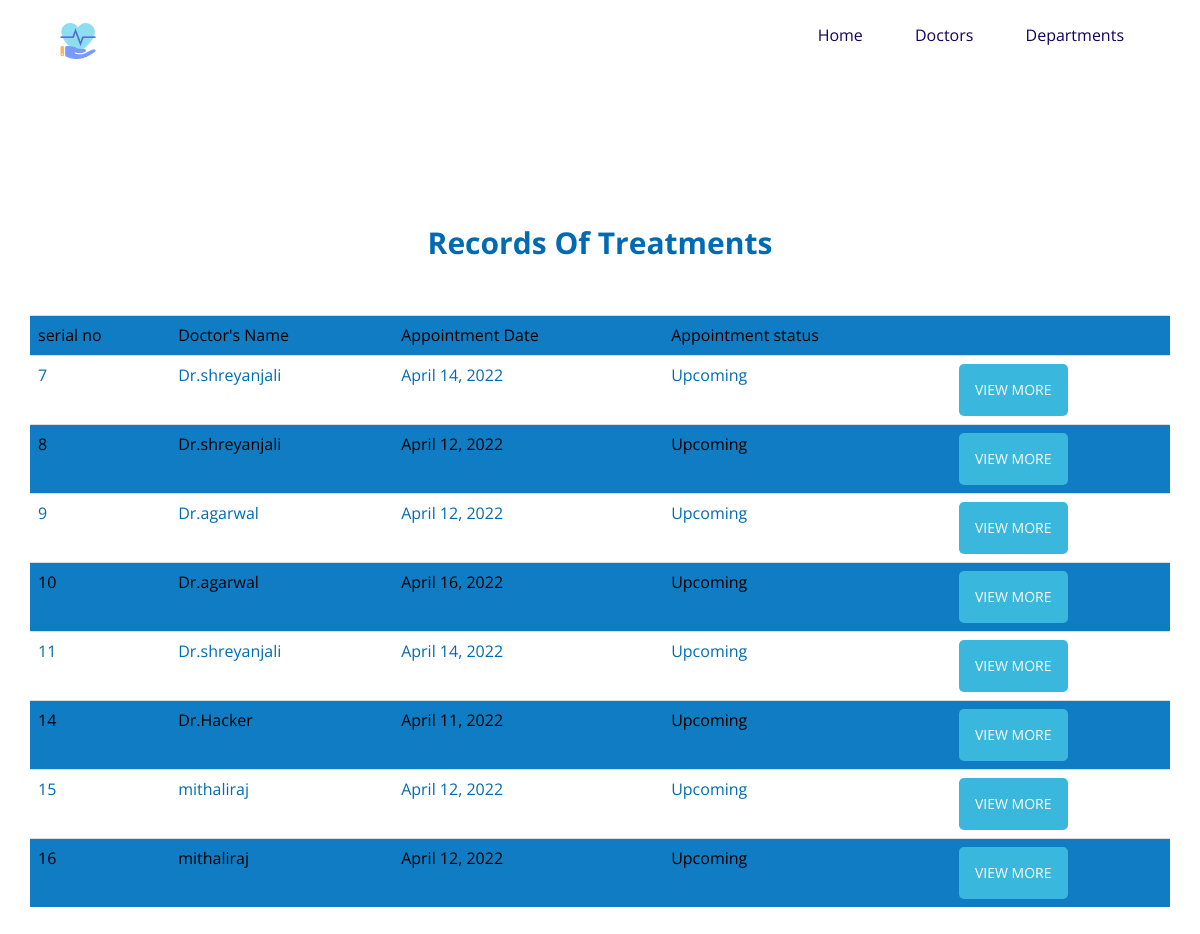
Screenshot of /patient_reports/1 with the database file from the repository.
### medicen_app/models.py (models this page shows, shortened)
class Appointments(models.Model):
    doctor = models.ForeignKey(Doctor, on_delete=models.CASCADE)
    patient = models.ForeignKey(Patient, on_delete=models.CASCADE)
    date = models.DateField(auto_now_add=False)
    accepted = models.BooleanField()
    checked = models.BooleanField()

class Doctor(models.Model):
    doctor = models.ForeignKey(User, on_delete=models.CASCADE,null=True)
    doctorid = models.CharField(null=True,max_length=200)
    dept = models.ForeignKey(Department, on_delete=models.CASCADE)
    qualification = models.CharField(null=None, max_length=50)
    img = models.CharField(null=None,max_length=500,default="Department")
    email = models.EmailField()
    phone = models.BigIntegerField()
    def __str__(self):
        return self.doctor.username

### medicen_app/views.py (the view)
# urls.py: path("patient_reports/<int:id>",patient_reports,name="patient_reports"),
def patient_reports(request,id):
    user = User.objects.get(id=id)
    patient = Patient.objects.get(patient=user)
    app = Appointments.objects.filter(patient=patient)
    return render(request,"patient/patientrec.html",{'app':app})

### medicen_app/templates/patient/patientrec.html (shortened to what this page needs)
{% load static %}
<!DOCTYPE html>
<html>
<head>
    <link rel="stylesheet" href="https://maxcdn.bootstrapcdn.com/bootstrap/3.3.5/css/bootstrap.min.css">
  <link rel="stylesheet" href="{% static 'css/reset.css' %}">
  <link rel="stylesheet" href="{% static 'css/style.css' %}">
  <link rel="stylesheet" href="{% static 'css/demo.css' %}">
  <link rel="stylesheet" href="https://cdnjs.cloudflare.com/ajax/libs/font-awesome/4.7.0/css/font-awesome.min.css">
  <link rel="stylesheet" href="{% static 'css/contact.css' %}">
</head>
<body>
  <header class="cd-header">
    <div class="cd-header__logo"><a href="#0"><img src="{% static 'assets/care.png' %}" alt="Logo" class="LogoPic"></a></div>
    <nav class="cd-header__nav js-cd-header__nav">
      <ul>
        <li><a href="{% url 'doctor_index' %}">Home</a></li>
            <li><a href="{% url 'doctors' %}">Doctors</a></li>
            <li><a href="{% url 'services' %}">Departments</a></li>
      </ul>
    </nav>
  </header>
<div class="container ">
    <div style="margin-top:20%; text-align: center;" >
        <h1 style="font-weight:bold; font-size:30px">Records Of Treatments</h1>
    </div>
<table class="table table-striped table-hover" style="margin-top:5%">
  <tr>
      <th>serial no</th>
      <th>Doctor's Name</th>
      <th>Appointment Date</th>
      <th>Appointment status</th>
      <th></th>
  </tr>
  {% for i in app %}
  <tr>
      <td>{{i.id}}</td>
      <td>{{i.doctor}}</td>
      <td>{{i.date}}</td>
      {% if checked %}
      <td>Checked</td>
      {% else %}
      <td>Upcoming</td>
      {% endif %}
      <td><a  class="btn" href="{% url 'report_details' i.id %}">View More</a></td>
  </tr>
  {% endfor %}
</table>
</div><br /><br />
</body>
</html>

### medicen_app/static/css/style.css (style rules this page uses)
*, *::after, *::before { -webkit-box-sizing: border-box; box-sizing: border-box; }
html { font-size: 62.5%; }
body { font-size: 1.6rem; font-family: "Open Sans", sans-serif; color: #006bb3; background-color: #ffffff; }
a { color: #d44457; text-decoration: none; }
img, video { max-width: 100%; }
.cd-header { position: absolute; z-index: 2; top: 0; left: 0; width: 100%; height: 50px; background-color:#006bb3 ; }
@media only screen and (min-width: 768px) { .cd-header { height: 70px; background-color: transparent; } }
.cd-header__logo { float: left; margin: 13px 0 0 5%; width: 3%; height: 3%; }
.cd-header__logo img { display: block; }
@media only screen and (min-width: 768px) { .cd-header__logo { margin: 23px 0 0 5%; } }
.cd-header__nav { float: right; margin-right: 5%; width: 44px; height: 100%; background: url("../assets/cd-icon-menu.svg") no-repeat center center; }
.cd-header__nav ul { position: absolute; top: 0; left: 0; width: 100%; -webkit-transform: translateY(-100%); -ms-transform: translateY(-100%); transform: translateY(-100%); }
.cd-header__nav a { display: block; height: 50px; line-height: 50px; padding-left: 5%; background: #006bb3; border-top: 1px solid #71bdff; color: #130061; }
@media only screen and (min-width: 768px) { .cd-header__nav { width: auto; height: auto; background: none; } }
@media only screen and (min-width: 768px) { .cd-header__nav ul { position: static; width: auto; -webkit-transform: translateY(0); -ms-transform: translateY(0); transform: translateY(0); line-height: 70px; } }
@media only screen and (min-width: 768px) { .cd-header__nav li { display: inline-block; margin-left: 1em; } }
@media only screen and (min-width: 768px) { .cd-header__nav a { display: inline-block; height: auto; line-height: normal; background: transparent; padding: .6em 1em; border-top: none; } }

### medicen_app/static/css/contact.css (style rules this page uses)
.btn { background: #39b7dd; text-align: center; padding: 15px; border-radius: 5px; color: #fff; cursor: pointer; text-transform: uppercase; }

### medicen_app/templates/patient/patientrec.html (style rules this page uses)
.table-striped>tbody>tr:nth-child(odd)>td, .table-striped>tbody>tr:nth-child(odd)>th { background-color: #0f7cc4; color: black; }

### rows the page displays
Appointments: id "7", doctor "Dr.shreyanjali", date "April 14, 2022"
Appointments: id "8", doctor "Dr.shreyanjali", date "April 12, 2022"
Appointments: id "9", doctor "Dr.agarwal", date "April 12, 2022"
Appointments: id "10", doctor "Dr.agarwal", date "April 16, 2022"
Appointments: id "11", doctor "Dr.shreyanjali", date "April 14, 2022"
Appointments: id "14", doctor "Dr.Hacker", date "April 11, 2022"
Appointments: id "15", doctor "mithaliraj", date "April 12, 2022"
Appointments: id "16", doctor "mithaliraj", date "April 12, 2022"
